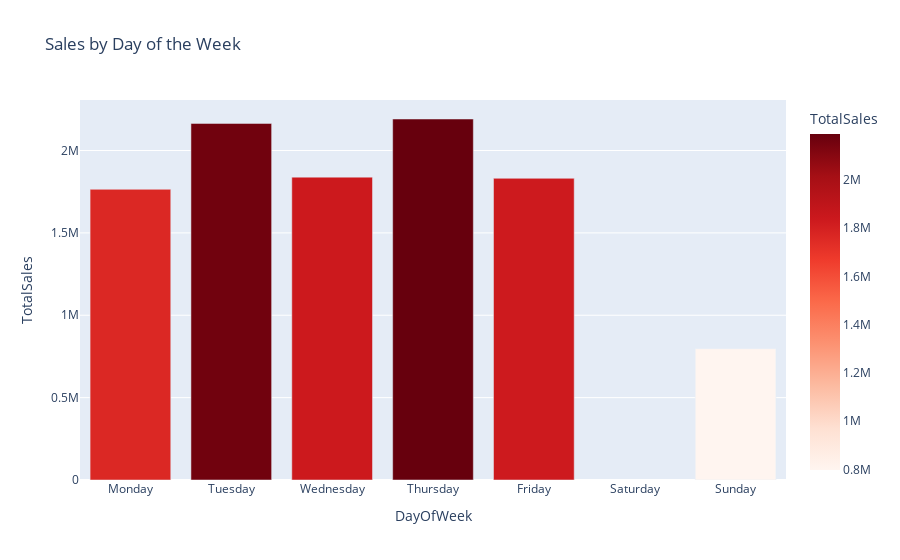

The notebook cell this image was saved under:
### Markdown cell above
### **🔹 Step 4: Sales by Day & Hour**

Next, we analyze sales by the day of the week and by the hour of the da.

### Code cell
# Sales by Day of the Week
clean_data['DayOfWeek'] = clean_data.index.day_name()
daywise_sales = clean_data.groupby('DayOfWeek')['TotalSales'].sum().reindex(
    ['Monday', 'Tuesday', 'Wednesday', 'Thursday', 'Friday', 'Saturday', 'Sunday']).reset_index()
print("\nSales by Day of the Week:")
print(daywise_sales)

fig_daywise_sales = px.bar(daywise_sales, x='DayOfWeek', y='TotalSales',
                           title='Sales by Day of the Week',
                           color='TotalSales', color_continuous_scale='reds')
fig_daywise_sales.show()

### Figure 1 — Plotly figure (JSON) as saved in the notebook; plotly's stock layout.template omitted (floating-point values rounded to 4 significant figures)
{"data": [{"alignmentgroup": "True", "hovertemplate": "DayOfWeek=%{x}<br>TotalSales=%{marker.color}<extra></extra>", "legendgroup": "", "marker": {"color": [1765000.0, 2164000.0, 1838000.0, 2191000.0, 1831000.0, null, 797100.0], "coloraxis": "coloraxis", "pattern": {"shape": ""}}, "name": "", "offsetgroup": "", "orientation": "v", "showlegend": false, "textposition": "auto", "type": "bar", "x": ["Monday", "Tuesday", "Wednesday", "Thursday", "Friday", "Saturday", "Sunday"], "xaxis": "x", "y": [1765000.0, 2164000.0, 1838000.0, 2191000.0, 1831000.0, null, 797100.0], "yaxis": "y"}], "layout": {"autosize": true, "barmode": "relative", "coloraxis": {"colorbar": {"title": {"text": "TotalSales"}}, "colorscale": [[0, "rgb(255,245,240)"], [0.125, "rgb(254,224,210)"], [0.25, "rgb(252,187,161)"], [0.375, "rgb(252,146,114)"], [0.5, "rgb(251,106,74)"], [0.625, "rgb(239,59,44)"], [0.75, "rgb(203,24,29)"], [0.875, "rgb(165,15,21)"], [1, "rgb(103,0,13)"]]}, "legend": {"tracegroupgap": 0}, "title": {"text": "Sales by Day of the Week"}, "xaxis": {"anchor": "y", "autorange": true, "domain": [0, 1], "range": [-0.5, 6.5], "title": {"text": "DayOfWeek"}, "type": "category"}, "yaxis": {"anchor": "x", "autorange": true, "domain": [0, 1], "range": [0, 2307000.0], "title": {"text": "TotalSales"}, "type": "linear"}}}
